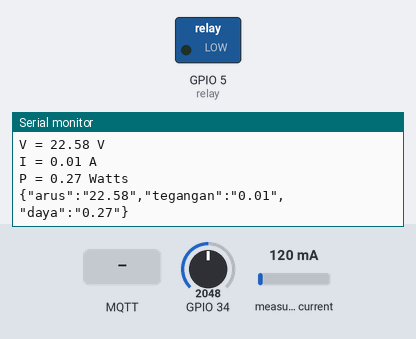
This sketch was run on a simulated ESP32. On the bench: switched loads named in the sketch (green lamp = pin HIGH), the last lines printed to the serial monitor. The test bench sets the inputs (shaded band); at power-on: GPIO 34 = 2048, measured current 120 mA. WiFi joins after 1.5 s; servers stay silent unless stated; random numbers use the default seed unless the sketch sets one; no MQTT or app messages arrive unless stated.

Above: at 2.7 s.
2.8 s: MQTT message "1" arrives on the first subscribed topic
At 3.4 s:
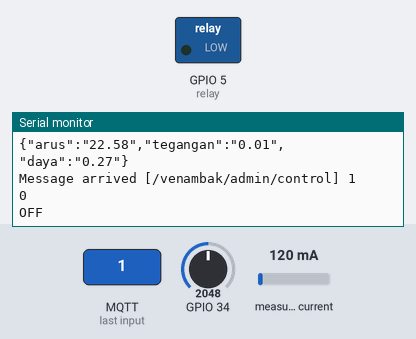
4.3 s: MQTT message "on" arrives on the first subscribed topic
At 4.5 s:
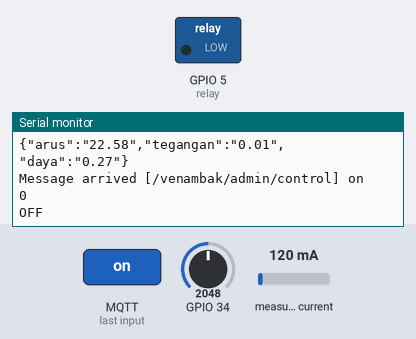
5.8 s: MQTT message "off" arrives on the first subscribed topic
At 6.4 s:
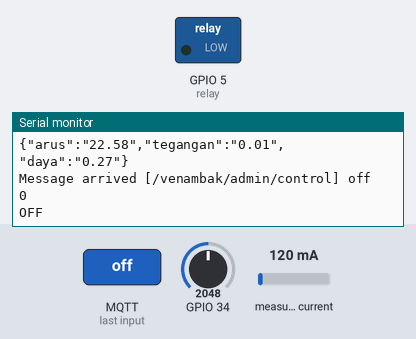

The sketch:

Smart_Switch.ino
```cpp
#include <WiFi.h>
#include <PubSubClient.h>
#include <Wire.h>
#include "ACS712.h"
#include <Filters.h>
#define TRIGGER_PIN 0
#include <ArduinoJson.h>
int relay = 5;
//int relay = 27;
//float P = 220;

// -------- WIFI and MQTT --------

const char* ssid = "Jake Sim";
const char* password = "falia2811";
const char* mqtt_server = "broker.hivemq.com";

WiFiClient espClient;
PubSubClient client(espClient);
unsigned long lastMsg = 0;
#define MSG_BUFFER_SIZE  (50)
char msg[MSG_BUFFER_SIZE];
int value = 0;

// ---- VOLTAGE SENSOR & CURRENT SENSOR ----
float testFrequency = 50; // signal frequency (Hz)
float windowLength = 40.0 / testFrequency;   // how long to average the signal, for statistist
int vSensor = 0;
float intercept = 0; // adjust for calibration
float slope = 0.0127; // adjust for calibration
float voltageSensor;
unsigned long printPeriod = 1000; //Refresh rate
unsigned long previousMillis = 0;
ACS712 currentSensor(ACS712_20A, 35);


void setup_wifi() {

  delay(10);
  // We start by connecting to a WiFi network
  Serial.println();
  Serial.print("Connecting to ");
  Serial.println(ssid);

  WiFi.mode(WIFI_STA);
  WiFi.begin(ssid, password);

  while (WiFi.status() != WL_CONNECTED) {
    delay(500);
    Serial.print(".");
  }

  randomSeed(micros());

  Serial.println("");
  Serial.println("WiFi connected");
  Serial.println("IP address: ");
  Serial.println(WiFi.localIP());
}

void callback(char* topic, byte* payload, unsigned int length) {
  Serial.print("Message arrived [");
  Serial.print(topic);
  Serial.print("] ");
  for (int i = 0; i < length; i++) {
    Serial.print((char)payload[i]);
  }
  Serial.println();

  // Getting values from JSON
  StaticJsonDocument<200> doc;
  //char* json = topic;
  DeserializationError error = deserializeJson(doc, (char*)payload);
  bool receive_mode = doc["automatic"];
  bool receive_state = doc["state"];
  Serial.println(receive_state);

  // ON/OFF switch with receive_state
  if (receive_state == 1) {
    digitalWrite(relay, HIGH);   // Turn the switch on
    Serial.println("ON");
  } else {
    digitalWrite(relay, LOW);  // Turn the switch off
    Serial.println("OFF");
  }
}

void reconnect() {
  // Loop until we're reconnected
  while (!client.connected()) {
    Serial.print("Attempting MQTT connection...");
    // Create a random client ID
    String clientId = "ESP32";
    clientId += String(random(0xffff), HEX);
    // Attempt to connect
    if (client.connect(clientId.c_str())) {
      Serial.println("connected");
      // Once connected, publish an announcement...
      client.publish("/venambak/admin/monitor", "hello world");
      // ... and resubscribe
      client.subscribe("/venambak/admin/control");
    } else {
      Serial.print("failed, rc=");
      Serial.print(client.state());
      Serial.println(" try again in 5 seconds");
      // Wait 5 seconds before retrying
      delay(5000);
    }
  }
}

void setup() {
  pinMode(relay, OUTPUT); // Initialize the relay pin as an output
  Serial.begin(115200);
  setup_wifi();
  client.setServer(mqtt_server, 1883);
  client.setCallback(callback);
  currentSensor.setZeroPoint(1879);
  //digitalWrite(relay_lama, LOW);
}

void loop() {
  RunningStatistics inputStats;
  inputStats.setWindowSecs( windowLength );
  //while ( true ) {
  if (!client.connected()) {
    reconnect();
  }
  client.loop();

  // Voltage Sensor and Current Sensor
  vSensor = analogRead(34); // read the analog in value:
  inputStats.input(vSensor); // log to Stats function

  if ((unsigned long)(millis() - previousMillis) >= printPeriod) {
    previousMillis = millis();                // update time every second

    voltageSensor = intercept + slope * inputStats.sigma(); //Calibartions for offset and amplitude
    voltageSensor = voltageSensor * (49.3231);             //Further calibrations for the amplitude

    // We use 230V because it is the common standard in European countries
    // Change to your local, if necessary (Indonesia : 220V)
    float U = voltageSensor;

    // To measure current we need to know the frequency of current
    // By default 50Hz is used, but you can specify desired frequency
    // as first argument to getCurrentAC() method, if necessary
    float I = (currentSensor.getCurrentAC()) / 10;
//          if (U < 100) {
//            U = 0;
//            I = 0;
//          }

    // To calculate the power we need voltage multiplied by current
    float P = U * I;

    Serial.println(String("V = ") + U + " V");
    Serial.println(String("I = ") + I + " A");
    Serial.println(String("P = ") + P + " Watts");

    // Sending the voltage, current, and power values as JSON
    DynamicJsonDocument root(1024);
    root["arus"] = String(U);
    root["tegangan"] = String(I);
    root["daya"] = String(P);
    char myBuffer[1023];
    serializeJson(root, myBuffer);
    client.publish("/venambak/admin/monitor", myBuffer);
    Serial.println(myBuffer);

    //      unsigned long now = millis();
    //      if (now - lastMsg > 2000) {
    //
    //        //        lastMsg = now;
    //        ++value;
    //        snprintf (msg, MSG_BUFFER_SIZE, "%f", P);
    //        Serial.print("Publish message: ");
    //        Serial.println(msg);
    //        client.publish("/venambak/admin/monitor", msg);
  }

  //}
}
```

Measured:
- after the input at 2.8 s, the serial monitor: prints a new line at once (image 1)
- after the input at 4.3 s, the serial monitor: prints a new line at once (image 2)
- after the input at 5.8 s, the serial monitor: prints a new line at once (image 3)
